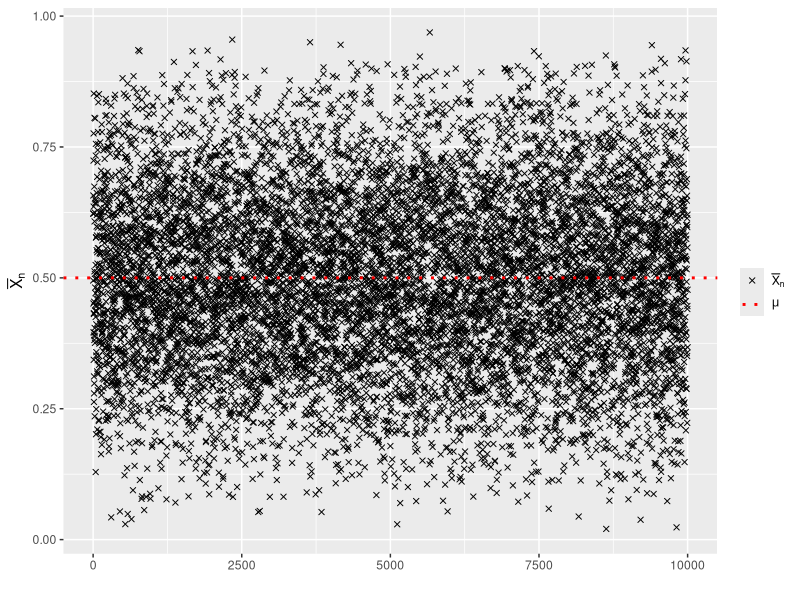

R code for this plot:
### 標本平均の不偏性
## 確率変数Xの期待値E[X]をモンテカルロ・シミュレーション
## によって計算するには, 大数の法則を利用する：
## Xと同じ確率分布に従う乱数をM個発生させて、それらの
## 標本平均を考えると, Mが十分大きければ, その値はE[X]に近い
set.seed(123) # 乱数シードの指定
n <- 3 # サンプル数(この値は大きい必要はない)
M <- 10^4 # モンテカルロ・シミュレーションの回数(大きくなければならない)
res <- replicate(M, mean(runif(n))) 
# 「n個の一様乱数の標本平均」をM回シミュレーションして生成
head(res) # 始めの6個の値(バラバラ)
mean(res) 
# モンテカルロ・シミュレーションによる
# 標本平均の期待値の近似値(0.5に近い)
## グラフ化
library(ggplot2)
ggplot() +
  geom_point(aes(x = 1:M, y = res, color = "1"), 
             pch = 4) + # pch = 4で点の形をxにしている(?points参照)
  labs(x = "", y = expression(bar(X)[n])) +
  geom_hline(aes(yintercept = 0.5, color = "2"), # 真の平均μ=0.5を表す直線を追加
             linetype ="dotted", # 点線で描画
             linewidth = 1) + # 線の幅の指定
  scale_color_manual(name = "", values = c("black", "red"),
                     labels = c(expression(bar(X)[n]), expression(mu)))
## 真の平均0.5の周りをランダムに変動している様子が見て取れる
